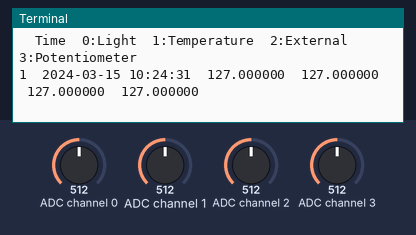
The program below on a simulated Raspberry Pi (BCM pin numbers). Shown: the last lines printed to the terminal. The test bench sets the inputs (shaded band); at power-on: ADC channel 0 = 512, ADC channel 1 = 512, ADC channel 2 = 512, ADC channel 3 = 512 (analog values on the 0–1023 scale). Files the program writes start out absent; the clock reads 2024-03-15 10:24:30 at power-on unless the program sets it.

Above: at 1.7 s.
1.8 s: ADC channel 0 set to 716
At 3.1 s:
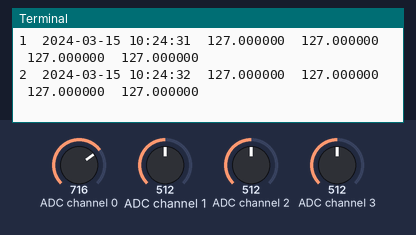
3.3 s: ADC channel 1 set to 716
At 4.4 s:
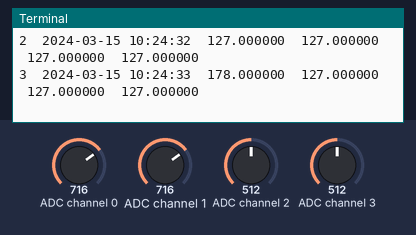
4.8 s: ADC channel 2 set to 716
At 5.3 s:
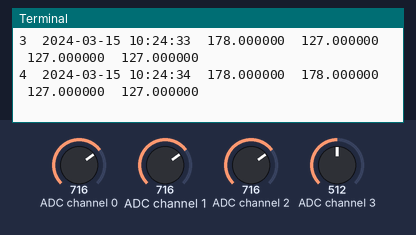
6.3 s: ADC channel 3 set to 716
At 7.6 s:
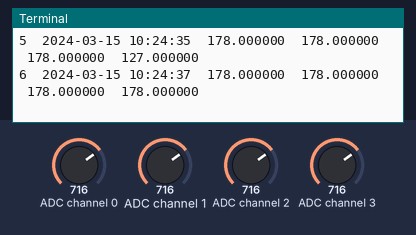
7.8 s: ADC channel 0 set to 992
At 9.0 s:
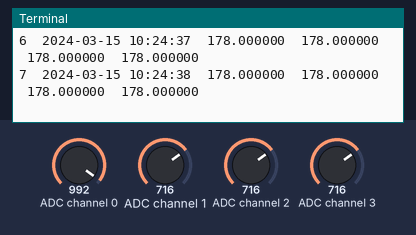
9.3 s: ADC channel 1 set to 992
At 9.3 s:
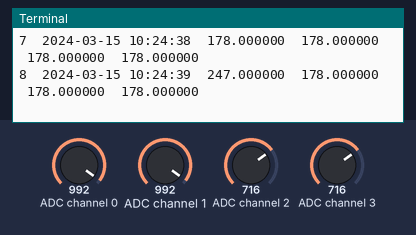
Timing chart, 0 to 11.8 s (numbered marks = the images above; inputs shaded):
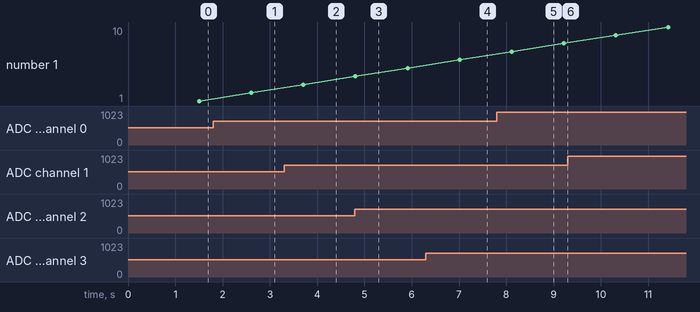

The program:

log_local.py
```python
#!/usr/bin/python3
#log_local.py
import time
import datetime
import data_adc as dataDevice

DEBUG=True
FILE=True
VAL0=0;VAL1=1;VAL2=2;VAL3=3 #Set data order
FORMATHEADER="\t%s\t%s\t%s\t%s\t%s"
FORMATBODY="%d\t%s\t%f\t%f\t%f\t%f"

if(FILE):f = open("data.log",'w')
def timestamp():
  ts=time.time()
  return datetime.datetime.fromtimestamp(ts).strftime('%Y-%m-%d %H:%M:%S')

def main():
    counter=0
    myData = dataDevice.device()
    myDataNames=myData.getName()
    header=(FORMATHEADER%("Time",myDataNames[VAL0],myDataNames[VAL1],myDataNames[VAL2],myDataNames[VAL3]))
    if(DEBUG):print (header)
    if(FILE):f.write(header+"\n")
    while(1):
      data=myData.getNew()
      counter+=1
      body=(FORMATBODY%(counter,timestamp(),data[0],data[1],data[2],data[3]))
      if(DEBUG):print (body)
      if(FILE):f.write(body+"\n")
      time.sleep(0.1)

try:
  main()
finally:
  f.close()
#end
```

data_adc.py
```python
#!/usr/bin/env python3
#data_adc.py
import wiringpi2
import time

DEBUG=False
LIGHT=0;TEMP=1;EXT=2;POT=3
ADC_CH=[LIGHT,TEMP,EXT,POT]
ADC_ADR=0x48
ADC_CYCLE=0x04
BUS_GAP=0.25
DATANAME=["0:Light","1:Temperature",
          "2:External","3:Potentiometer"]

class device:
  # Constructor:
  def __init__(self,addr=ADC_ADR):
    self.NAME=DATANAME
    self.i2c = wiringpi2.I2C()
    self.devADC=self.i2c.setup(addr)
    pwrup = self.i2c.read(self.devADC) #flush power up value
    if DEBUG==True and pwrup!=-1:
      print("ADC Ready")
    self.i2c.read(self.devADC) #flush first value
    time.sleep(BUS_GAP)
    self.i2c.write(self.devADC,ADC_CYCLE)
    time.sleep(BUS_GAP)
    self.i2c.read(self.devADC) #flush first value

  def getName(self):
    return self.NAME

  def getNew(self):
    data=[]
    for ch in ADC_CH:
      time.sleep(BUS_GAP)
      data.append(self.i2c.read(self.devADC))
    return data

def main():
  ADC = device()
  print (str(ADC.getName()))
  for i in range(10):
    dataValues = ADC.getNew()
    print (str(dataValues))
    time.sleep(1)

if __name__=='__main__':
  main()
#End
```

Measured:
- after the input at 6.3 s, the terminal: prints a new line after 0.71 s (image 4)
